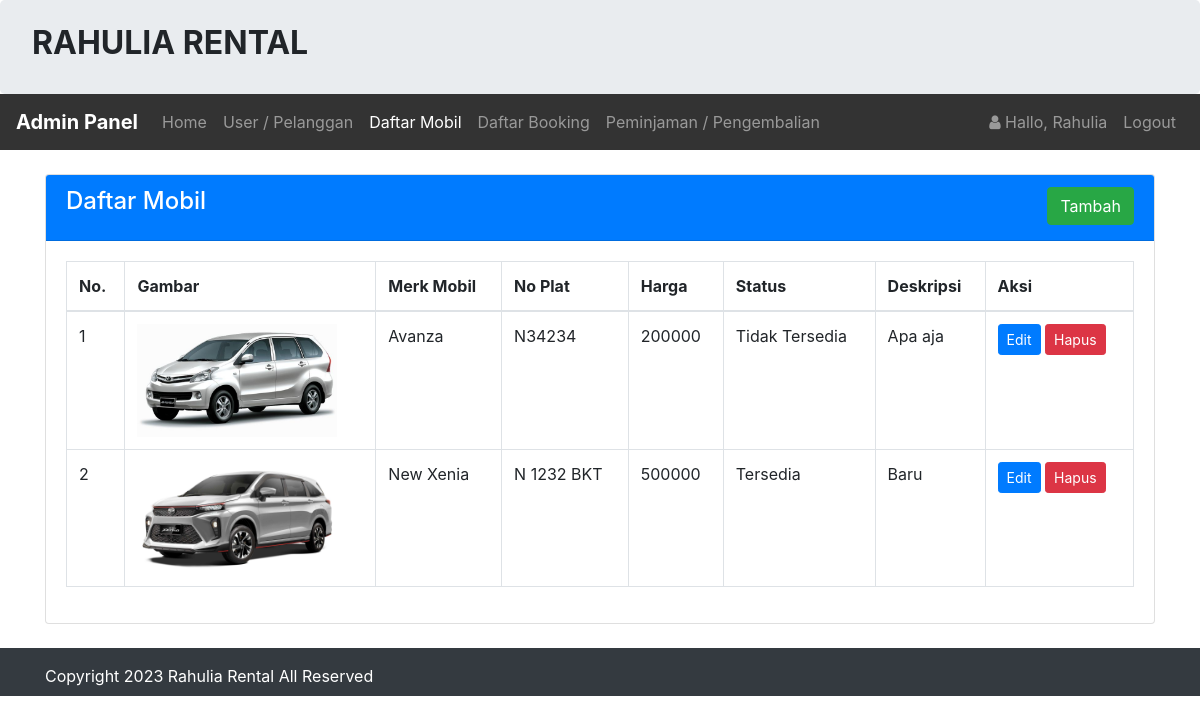
/admin/mobil/mobil.php (signed in), run on the app's committed database.
### tables this page shows
CREATE TABLE `infoweb` (
  `id` int(11) NOT NULL,
  `nama_rental` varchar(255) DEFAULT NULL,
  `telp` varchar(15) DEFAULT NULL,
  `alamat` text DEFAULT NULL,
  `email` varchar(255) DEFAULT NULL,
  `no_rek` text DEFAULT NULL,
  `updated_at` timestamp NOT NULL DEFAULT current_timestamp()
);

CREATE TABLE `mobil` (
  `id_mobil` int(11) NOT NULL,
  `no_plat` varchar(255) NOT NULL,
  `merk` varchar(255) NOT NULL,
  `harga` int(255) NOT NULL,
  `deskripsi` varchar(255) NOT NULL,
  `status` varchar(255) NOT NULL,
  `gambar` text NOT NULL
);

### koneksi/koneksi.php (called while the page is built, shortened)
<?php
    $user = 'root';
    $pass = '';
    $dbname = 'rahulia';
    $koneksi = new PDO("mysql:host=localhost;dbname=$dbname", $user, $pass);
    $url = "http://localhost/rental_mobil/";
    $sql_web = "SELECT * FROM infoweb WHERE id = 1";
    $row_web = $koneksi->prepare($sql_web);
    $row_web->execute();
    $info_web = $row_web->fetch(PDO::FETCH_OBJ);
?>

### admin/mobil/mobil.php (the view, shortened to what this page needs)
<?php
    require '../../koneksi/koneksi.php';
    $title_web = 'Daftar Mobil';
    include '../header.php';
?>
<br>
<div class="container">
    <div class="card">
        <div class="card-header text-white bg-primary">
            <h4 class="card-title">
                Daftar Mobil
                <div class="float-right">
                    <a class="btn btn-success" href="tambah.php" role="button">Tambah</a>
                </div>
            </h4>
        </div>
        <div class="card-body">
            <div class="table-responsive">
                <table class="table table-bordered">
                    <thead>
                        <tr>
                            <th>No.</th>
                            <th>Gambar</th>
                            <th>Merk Mobil</th>
                            <th>No Plat</th>
                            <th>Harga</th>
                            <th>Status</th>
                            <th>Deskripsi</th>
                            <th>Aksi</th>
                        </tr>
                    </thead>
                    <tbody>
                        <?php
                            $sql = "SELECT *FROM mobil ORDER BY id_mobil ASC";
                            $row = $koneksi->prepare($sql);
                            $row->execute();
                            $hasil = $row->fetchAll();
                            $no = 1;
                            foreach($hasil as $isi)
                            {
                        ?>
                        <tr>
                            <td><?php echo $no;?></td>
                            <td><img src="../../assets/image/<?php echo $isi['gambar'];?>" class="img-fluid" style="width:200px;"></td>
                            <td><?php echo $isi['merk'];?></td>
                            <td><?php echo $isi['no_plat'];?></td>
                            <td><?php echo $isi['harga'];?></td>
                            <td><?php echo $isi['status'];?></td>
                            <td><?php echo $isi['deskripsi'];?></td>
                            <td>
                                <a class="btn btn-primary btn-sm" href="edit.php?id=<?php echo $isi['id_mobil'];?>" role="button">Edit</a>
                                <a class="btn btn-danger  btn-sm" href="proses.php?aksi=hapus&id=<?= $isi['id_mobil'];?>&gambar=<?= $isi['gambar'];?>" role="button">Hapus</a>
                            </td>
                        </tr>
                        <?php $no++; }?>
                    </tbody>
                </table>
            </div>
        </div>
    </div>
</div>
<?php  include '../footer.php';?>

### admin/header.php (shortened to what this page needs)
<?php
    $id_login = $_SESSION['USER']['id_login'];
    $row = $koneksi->prepare("SELECT * FROM login WHERE id_login=?");
    $row->execute(array($id_login));
    $hasil_login = $row->fetch();
?>
<!doctype html>
<html lang="en">
  <head>
    <link rel="stylesheet" href="<?php echo $url;?>assets/css/bootstrap.css" >
    <link rel="stylesheet" href="<?php echo $url;?>assets/css/font-awesome.css" >
  </head>
  <body>
    <div class="jumbotron pt-4 pb-4">
        <div class="row">
            <div class="col-sm-8">
                <h2><b style="text-transform:uppercase;"><?= $info_web->nama_rental;?> </b></h2>
            </div>
        </div>
    </div>
    <nav class="navbar navbar-expand-lg navbar-dark" style="background-color: #333;">
        <a class="navbar-brand" href="<?php echo $url;?>admin/"><b>Admin Panel</b></a>
        <div class="collapse navbar-collapse" id="collapsibleNavId">
            <ul class="navbar-nav mr-auto mt-2 mt-lg-0">
                <li class="nav-item <?php if($title_web == 'Dashboard'){ echo 'active';}?>">
                    <a class="nav-link" href="<?php echo $url;?>admin/">Home <span class="sr-only">(current)</span></a>
                </li>
                <li class="nav-item <?php if($title_web == 'User'){ echo 'active';}?>">
                    <a class="nav-link" href="<?php echo $url;?>admin/user/index.php">User / Pelanggan</a>
                </li>
                <li class="nav-item <?php if($title_web == 'Daftar Mobil'){ echo 'active';}?>
                <?php if($title_web == 'Tambah Mobil'){ echo 'active';}?>
                <?php if($title_web == 'Edit Mobil'){ echo 'active';}?>">
                    <a class="nav-link" href="<?php echo $url;?>admin/mobil/mobil.php">Daftar Mobil</a>
                </li>
                <li class="nav-item <?php if($title_web == 'Daftar Booking'){ echo 'active';}?>
                <?php if($title_web == 'Konfirmasi'){ echo 'active';}?>">
                    <a class="nav-link" href="<?php echo $url;?>admin/booking/booking.php">Daftar Booking</a>
                </li>
                <li class="nav-item <?php if($title_web == 'Peminjaman'){ echo 'active';}?>">
                    <a class="nav-link" href="<?php echo $url;?>admin/peminjaman/peminjaman.php">Peminjaman / Pengembalian</a>
                </li>
            </ul>
            <ul class="navbar-nav my-2 my-lg-0">
                <li class="nav-item">
                    <a class="nav-link" href="#">
                        <i class="fa fa-user"> </i> Hallo, <?php echo $hasil_login['nama_pengguna'];?>
                    </a>
                </li>
                <li class="nav-item">
                    <a class="nav-link" onclick="return confirm('Apakah anda ingin logout ?');" href="<?php echo $url;?>admin/logout.php">Logout</a>
                </li>
            </ul>
        </div>
    </nav>

### admin/footer.php (shortened to what this page needs)
    <div class="footer mt-4 bg-dark text-white pt-3 pb-2">
      <div class="container">
        Copyright <?= date('Y');?> <?= $info_web->nama_rental;?> All Reserved
      </div>
    </div>
  </body>
</html>

### data on the page
infoweb: nama_rental "RAHULIA RENTAL", nama_rental "Rahulia Rental"
mobil: gambar (picture), merk "Avanza", no_plat "N34234", harga "200000", status "Tidak Tersedia", deskripsi "Apa aja"
mobil: gambar (picture), merk "New Xenia", no_plat "N 1232 BKT", harga "500000", status "Tersedia", deskripsi "Baru"

### other printed values
$hasil_login['nama_pengguna'] "Rahulia"
